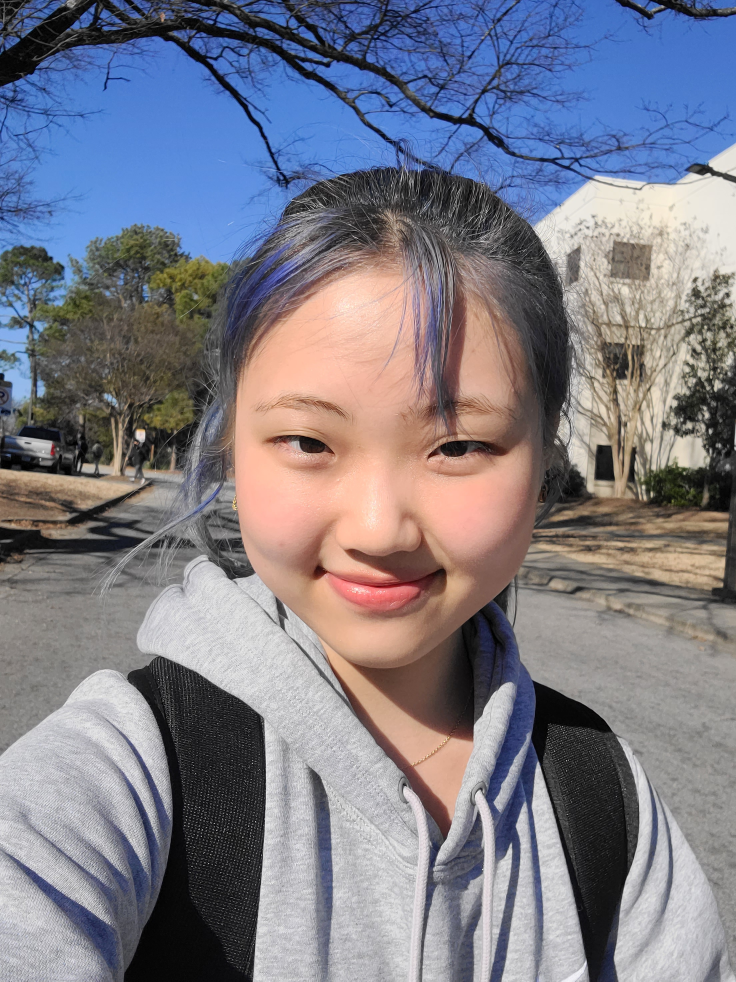
#> input picture Iris-Recognition-master/python/testing.jpg, 2208 x 2944 px (shown at 1/3 size)
$ python -i segmentation.py   (imports and definitions only)
#> lines starting #> are read from the running program, lines starting #| are printed output that depends on the picture
from __future__ import annotations
from dataclasses import dataclass
from typing import List
import json

import cv2 as cv
import numpy as np
import math
from skimage.filters import gabor, gabor_kernel
from scipy import ndimage as ndi

from numba import jit, vectorize, prange

from thesis.geometry import Quadratic, Ellipse, Mask, Vec2


# [11 lines left out: functions radius_at_angle, intersect_angle, not called in this run]


@jit(nopython=True)
def polar_to_cartesian(cx, cy, radius, theta):
    return cx + radius * np.sin(theta), cy + radius * np.cos(theta)


@jit(nopython=True)
def linear_interpolation(start: (float, float), stop: (float, float), num: int) -> (np.ndarray, np.ndarray):
    return np.linspace(start[0], stop[0], num), np.linspace(start[1], stop[1], num)


# [113 lines left out: functions polar_base_loop, polar_from_ellipses, not called in this run]


# [30 lines that did not run here, left out]


# [43 lines that did not run here, left out]


@jit(nopython=True)
def cdist(a_code, a_mask, b_code, b_mask):
    mask = a_mask | b_mask
    n = mask.sum()
    if n == a_code.size:
        return 1
    else:
        return (a_code != b_code)[mask == 0].sum() / (a_code.size - n)


@dataclass
class IrisCode:
    code: np.ndarray
    mask: np.ndarray

    def dist(self, other):
        return cdist(self.code, self.mask, other.code, other.mask)

    def __len__(self):
        return self.code.size

    def shift(self, n_bits):
        return IrisCode(np.concatenate((self.code[n_bits:], self.code[:n_bits])),
                        np.concatenate((self.mask[n_bits:], self.mask[:n_bits])))

    # [5 lines left out: function masked_image, not called in this run]


class IrisCodeEncoder:
    # [44 lines left out: functions __init__, encode, not called in this run]


class SKImageIrisCodeEncoder:
    def __init__(self, angles: int = 3,
                 angular_resolution=20,
                 radial_resolution=10,
                 scales=6,
                 eps=0.01,
                 n_samples=100):
        self.angular_resolution = angular_resolution
        self.radial_resolution = radial_resolution
        self.eps = eps
        self.scales = scales
        self.kernels = []
        self.n_samples = n_samples
        for theta in range(0, angles):
            a = theta / angles * np.pi / 2
            kernel = gabor_kernel(1 / 3, a, bandwidth=1)
            self.kernels.append(kernel)

    # [35 lines left out: function encode_raw, not called in this run]

    def encode(self, image, start_angle=0):
        polar, polar_mask = image.to_polar(self.angular_resolution, self.radial_resolution, start_angle, self.n_samples)
        return self.encode_raw(polar, polar_mask)

>>> import cv2
>>> picture = cv2.imread('../../../Iris-Recognition-master/python/testing.jpg', cv2.IMREAD_GRAYSCALE)
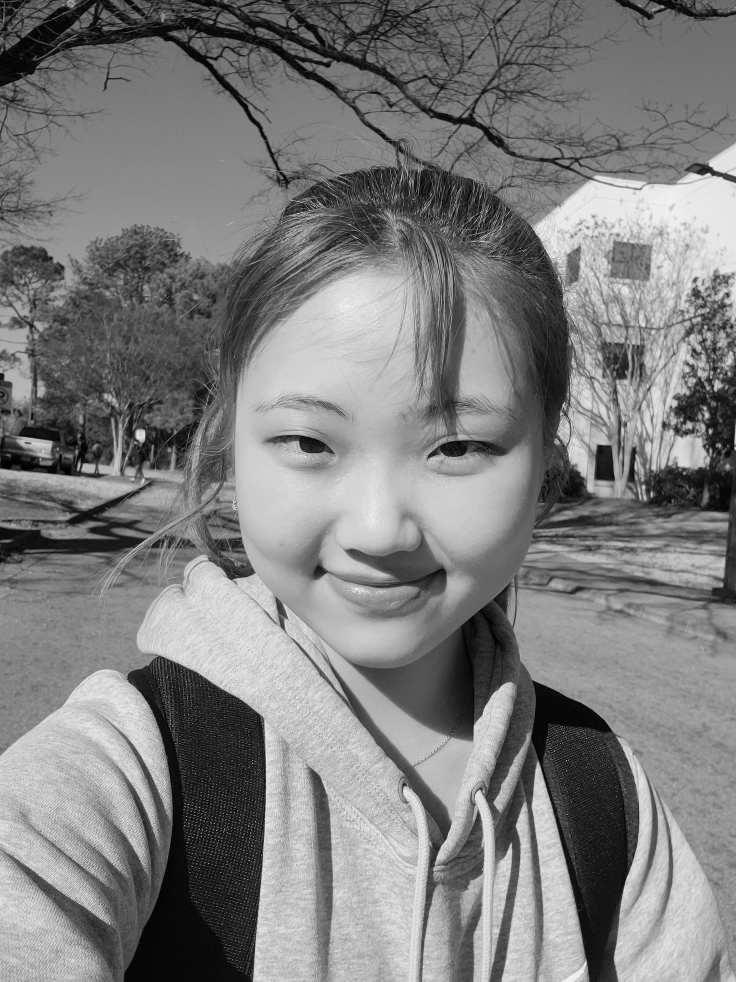
#> picture: shape (2944, 2208) (shown at 1/3 size); min 0, max 255, mean 125.9
>>> result = SKImageIrisCodeEncoder().encode(picture)
#> (the run stopped early here; a loop or call above may not have finished)
